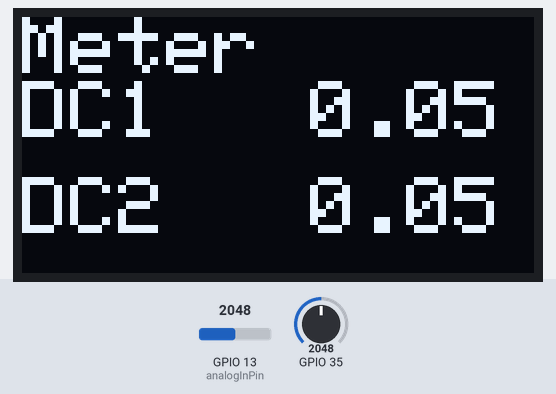
Recording of a sketch running on a simulated ESP32. Shown: 128×64 one-colour display. The inputs (shaded band) are chosen by the test bench; at power-on: GPIO 13 (analogInPin) = 2048, GPIO 35 = 2048. Nothing arrives over Bluetooth unless stated; what the sketch prints to the serial monitor is not drawn.

Above: at 1.2 s.
1.3 s: GPIO 13 (analogInPin) set to 2866
At 1.9 s:
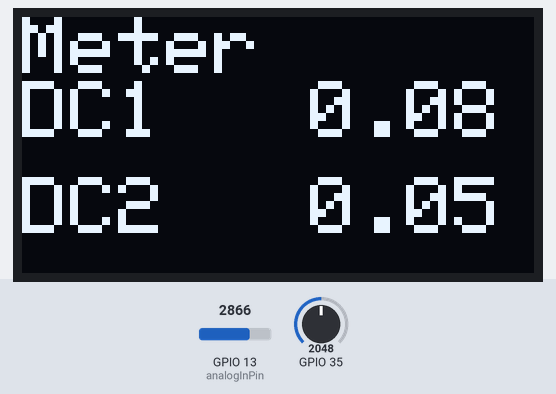
2.8 s: GPIO 35 set to 2866
At 3.1 s:
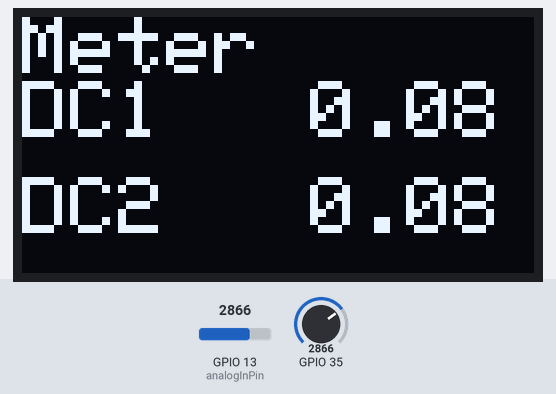
5.8 s: GPIO 13 (analogInPin) set to 3603
At 6.6 s:
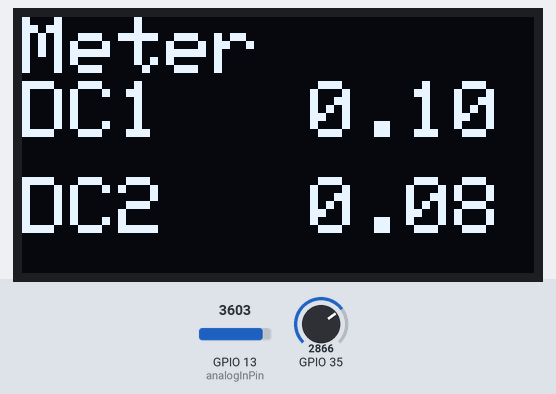
7.3 s: GPIO 35 set to 3603
At 7.8 s:
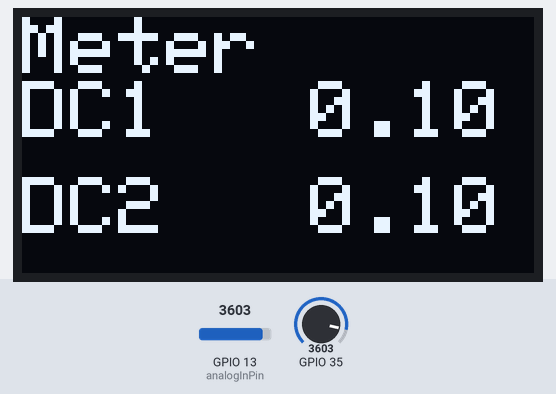
8.8 s: GPIO 13 (analogInPin) set to 4095
At 10.2 s:
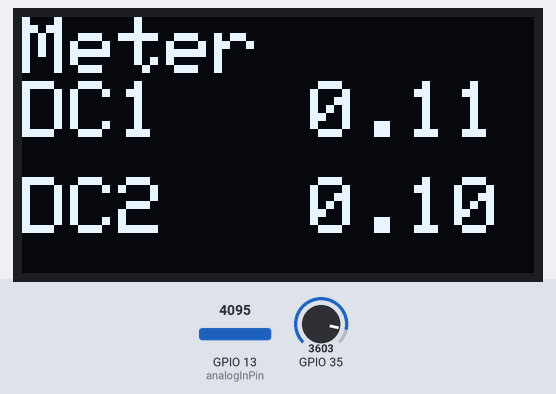
Timing chart, 0 to 11.3 s (numbered marks = the images above; inputs shaded):
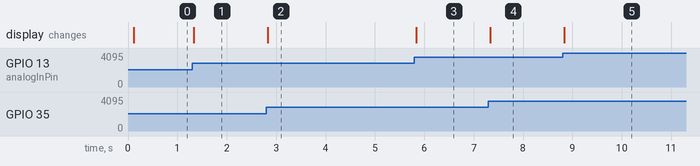

Measured:
- after the input at 1.3 s, the display: changes at once (image 1)
- after the input at 2.8 s, the display: changes at once (image 2)
- after the input at 5.8 s, the display: changes at once (image 3)
- after the input at 7.3 s, the display: changes at once (image 4)
- after the input at 8.8 s, the display: changes at once (image 5)

The sketch:

multimeter-working-bt-to-serial.ino
```cpp
// Simple I2C test for ebay 128x64 oled.

#include <Wire.h>
#include "SSD1306Ascii.h"
#include "SSD1306AsciiWire.h"

#include "BluetoothSerial.h"


BluetoothSerial SerialBT;


// 0X3C+SA0 - 0x3C or 0x3D
#define I2C_ADDRESS 0x3C

// Define proper RST_PIN if required.
#define RST_PIN 16
#define analogInPin 13

SSD1306AsciiWire oled;

//------------------------------------------------------------------------------
void setup() {
  Serial.begin(115200);

  SerialBT.begin("DumpsterDiveMM"); //Bluetooth device name
  Serial.print("The device started, now you can pair it with bluetooth!");
  Wire.begin();
  Wire.setClock(400000L);

  pinMode(16,OUTPUT);
  digitalWrite(16, LOW);    // set GPIO16 low to reset OLED
  delay(50);
  digitalWrite(16, HIGH);

  oled.setFont(Adafruit5x7);
    // true or false determines screen orientation
  oled.displayRemap(true);
  oled.clear();
  oled.set2X();
  oled.println("Meter");
}
//------------------------------------------------------------------------------
void loop() {

  uint8_t i;

   int sum = 0;
   int sum1 = 0;
   int analogValue = analogRead(analogInPin);
   int analogValue2 = analogRead(35);
   sum += analogValue;
   sum1 += analogValue2;
   float ave = (float)sum/30.0;
   float vout = (ave*3.29)/ 4096.0 ;
   float va = (vout / (10000.0/110000.0));
   float ave2 = (float)sum1/30.0;
   float vout2 = (ave2*3.29)/ 4096.0 ;
   float va2 = (vout2 / (10000.0/110000.0));

   oled.set2X();
   oled.clearField(1, 27, 14);
   oled.setCursor(0, 2);
   oled.print("DC1   ");
   oled.print(vout);
   oled.clearToEOL();
 //  oled.println();
 //  oled.println();
 //  oled.clearField(1, 27, 14);
   oled.setCursor(0, 5);
   oled.print("DC2   ");
   oled.print(vout2);

   if (Serial.available()) {
    SerialBT.write(Serial.read());
  }
  if (SerialBT.available()) {
    Serial.write(SerialBT.read());
  }

 // delay(20);
 // }
}
```
